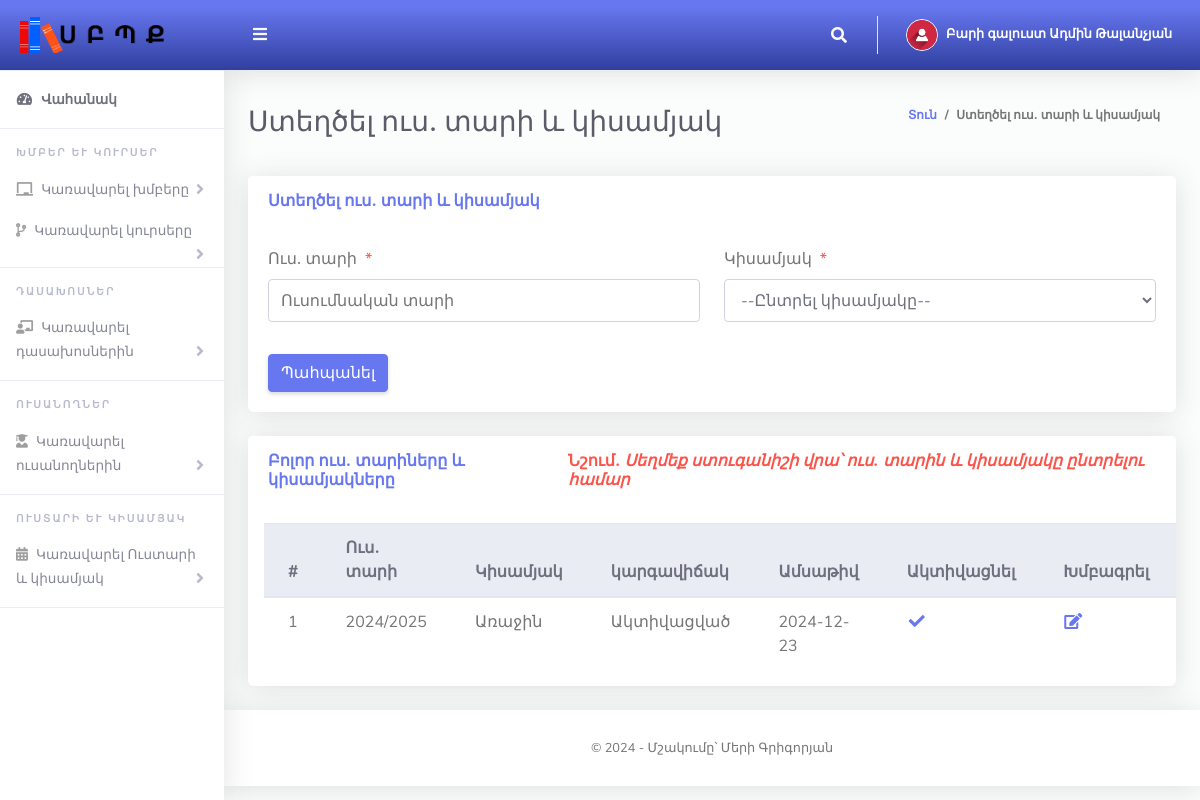
Page /Admin/createSessionTerm.php (signed in) on the committed database.
### tables this page shows
CREATE TABLE `tblsessionterm` (
  `Id` int(10) NOT NULL,
  `sessionName` varchar(50) NOT NULL,
  `termId` varchar(50) NOT NULL,
  `isActive` varchar(10) NOT NULL,
  `dateCreated` varchar(50) NOT NULL
);

CREATE TABLE `tblterm` (
  `Id` int(10) NOT NULL,
  `termName` varchar(20) NOT NULL
);

### Admin/createSessionTerm.php (the view, shortened to what this page needs)
<?php
include '../Includes/dbcon.php';
?>
<!DOCTYPE html>
<html lang="hy">
<head>
  <link href="../vendor/fontawesome-free/css/all.min.css" rel="stylesheet" type="text/css">
  <link href="../vendor/bootstrap/css/bootstrap.min.css" rel="stylesheet" type="text/css">
  <link href="css/ruang-admin.min.css" rel="stylesheet">
</head>
<body id="page-top">
  <div id="wrapper">
      <?php include "Includes/sidebar.php";?>
    <div id="content-wrapper" class="d-flex flex-column">
      <div id="content">
       <?php include "Includes/topbar.php";?>
        <div class="container-fluid" id="container-wrapper">
          <div class="d-sm-flex align-items-center justify-content-between mb-4">
            <h1 class="h3 mb-0 text-gray-800">Ստեղծել ուս․ տարի և կիսամյակ</h1>
            <ol class="breadcrumb">
              <li class="breadcrumb-item"><a href="./">Տուն</a></li>
              <li class="breadcrumb-item active" aria-current="page">Ստեղծել ուս․ տարի և կիսամյակ</li>
            </ol>
          </div>
          <div class="row">
            <div class="col-lg-12">
              <div class="card mb-4">
                <div class="card-header py-3 d-flex flex-row align-items-center justify-content-between">
                  <h6 class="m-0 font-weight-bold text-primary">Ստեղծել ուս․ տարի և կիսամյակ</h6>
                </div>
                <div class="card-body">
                  <form method="post">
                    <div class="form-group row mb-3">
                        <div class="col-xl-6">
                            <label class="form-control-label">Ուս․ տարի<span class="text-danger ml-2">*</span></label>
                      <input type="text" class="form-control" name="sessionName" value="<?php echo $row['sessionName'];?>" id="exampleInputFirstName" placeholder="Ուսումնական տարի">
                        </div>
                        <div class="col-xl-6">
                            <label class="form-control-label">Կիսամյակ<span class="text-danger ml-2">*</span></label>
                              <?php
                        $qry= "SELECT * FROM tblterm ORDER BY termName ASC";
                        $result = $conn->query($qry);
                        $num = $result->num_rows;
                        if ($num > 0){
                          echo ' <select required name="termId" class="form-control mb-3">';
                          echo'<option value="">--Ընտրել կիսամյակը--</option>';
                                  echo '</select>';
                              }
                            ?>
                        </div>
                    </div>
                      <?php
                    if (isset($Id))
                    {
                    ?>
                    <button type="submit" name="update" class="btn btn-warning">Խմբագրել</button>
                    &nbsp;&nbsp;&nbsp;&nbsp;&nbsp;&nbsp;&nbsp;&nbsp;&nbsp;&nbsp;
                    <?php
                    } else {
                    ?>
                    <button type="submit" name="save" class="btn btn-primary">Պահպանել</button>
                    <?php
                    }
                    ?>
                  </form>
                </div>
              </div>
                 <div class="row">
              <div class="col-lg-12">
              <div class="card mb-4">
                <div class="card-header py-3 d-flex flex-row align-items-center justify-content-between">
                  <h6 class="m-0 font-weight-bold text-primary">Բոլոր ուս․ տարիները և կիսամյակները</h6>
                  <h6 class="m-0 font-weight-bold text-danger">Նշում․ <i>Սեղմեք ստուգանիշի վրա՝ ուս․ տարին և կիսամյակը ընտրելու համար</i></h6>
                </div>
                <div class="table-responsive p-3">
                  <table class="table align-items-center table-flush table-hover" id="dataTableHover">
                    <thead class="thead-light">
                      <tr>
                        <th>#</th>
                        <th>Ուս․ տարի</th>
                        <th>Կիսամյակ</th>
                        <th>կարգավիճակ</th>
                        <th>Ամսաթիվ</th>
                        <th>Ակտիվացնել</th>
                        <th>Խմբագրել</th>
                        <th>Ջնջել</th>
                      </tr>
                    </thead>
                    <tbody>
                  <?php
                      $query = "SELECT tblsessionterm.Id,tblsessionterm.sessionName,tblsessionterm.isActive,tblsessionterm.dateCreated,
                      tblterm.termName
                      FROM tblsessionterm
                      INNER JOIN tblterm ON tblterm.Id = tblsessionterm.termId";
                      $rs = $conn->query($query);
                      $num = $rs->num_rows;
                      $sn=0;
                      if($num > 0)
                      {
                        while ($rows = $rs->fetch_assoc())
                          {
                            if($rows['isActive'] == '1'){$status = "Ակտիվացված";}else{$status = "Դադարեցված";}
                             $sn = $sn + 1;
                            echo"
                              <tr>
                                <td>".$sn."</td>
                                <td>".$rows['sessionName']."</td>
                                <td>".$rows['termName']."</td>
                                <td>".$status."</td>
                                <td>".$rows['dateCreated']."</td>
                                 <td><a href='?action=activate&Id=".$rows['Id']."'><i class='fas fa-fw fa-check'></i></a></td>
                                <td><a href='?action=edit&Id=".$rows['Id']."'><i class='fas fa-fw fa-edit'></i></a></td>
                                <td><a href='?action=delete&Id=".$rows['Id']."'><i class='fas fa-fw fa-trash'></i></a></td>
                              </tr>";
                          }
                      }
                      else
                      {
                           echo
                           "<div class='alert alert-danger' role='alert'>
                            Ոչ մի գրանցում չի գտնվել
                            </div>";
                      }
                      ?>
                    </tbody>
                  </table>
                </div>
              </div>
            </div>
            </div>
          </div>
        </div>
      </div>
       <?php include "Includes/footer.php";?>
    </div>
  </div>
</body>
</html>

### Admin/Includes/topbar.php (shortened to what this page needs)
<?php
  $query = "SELECT * FROM tbladmin WHERE Id = ".$_SESSION['userId']."";
  $rs = $conn->query($query);
  $rows = $rs->fetch_assoc();
  $fullName = $rows['firstName']." ".$rows['lastName'];
?>
<nav class="navbar navbar-expand navbar-light bg-gradient-primary topbar mb-4 static-top">
          <button id="sidebarToggleTop" class="btn btn-link rounded-circle mr-3">
            <i class="fa fa-bars"></i>
          </button>
          <ul class="navbar-nav ml-auto">
            <li class="nav-item dropdown no-arrow">
              <a class="nav-link dropdown-toggle" href="#" id="searchDropdown" role="button" data-toggle="dropdown"
                aria-haspopup="true" aria-expanded="false">
                <i class="fas fa-search fa-fw"></i>
              </a>
            </li>
            <li class="nav-item dropdown no-arrow">
              <a class="nav-link dropdown-toggle" href="#" id="userDropdown" role="button" data-toggle="dropdown"
                aria-haspopup="true" aria-expanded="false">
                <img class="img-profile rounded-circle" src="img/user-icn.png" style="max-width: 60px">
                <span class="ml-2 d-none d-lg-inline text-white small"><b>Բարի գալուստ <?php echo $fullName;?></b></span>
              </a>
            </li>
          </ul>
        </nav>

### rows in the picture
tblsessionterm: sessionName "2024/2025", termId.termName "Առաջին", isActive "Ակտիվացված", dateCreated "2024-12-23"

### other values in the picture
$fullName "Ադմին Թալանչյան"
